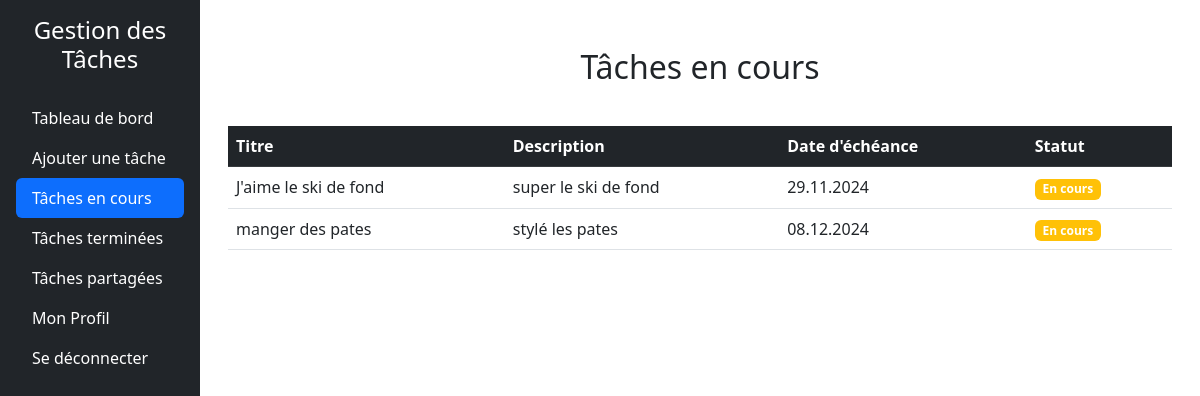
The page /taches_en_cours.php (signed in) on the database as committed earlier.
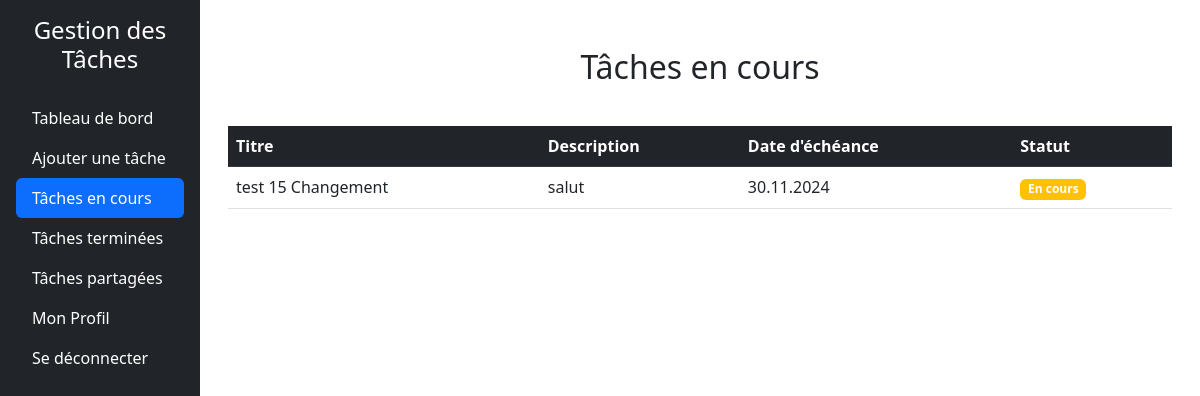
The same page on the database as committed later.
### tables this page shows
CREATE TABLE tasks (
        id INTEGER PRIMARY KEY AUTOINCREMENT,
        userId INTEGER NOT NULL,
        titre TEXT NOT NULL,
        description TEXT DEFAULT NULL,
        dateEcheance DATE DEFAULT NULL,
        statut TEXT CHECK(statut IN ('a_faire', 'en_cours', 'termine')) DEFAULT 'a_faire',
        createdAt TIMESTAMP DEFAULT CURRENT_TIMESTAMP, 
        FOREIGN KEY (userId) REFERENCES users(id) ON DELETE CASCADE
    );

### src/dbManager/DbManagerCRUD.php (called while the page is built, shortened)
<?php
class DbManagerCRUD implements I_ApiCRUD
{
    private $db;
    public function __construct()
    {
        $config = parse_ini_file(__DIR__ . '/../config/db.ini');
        $dsn = $config['dsn'];
        $username = $config['username'];
        $password = $config['password'];
        $this->db = new \PDO($dsn, $username, $password);
    }
    public function rendPersonnes(string $email): array
    {
        $sql = "SELECT * FROM users WHERE email = :email;";
        $stmt = $this->db->prepare($sql);
        $stmt->bindParam(':email', $email, \PDO::PARAM_STR);
        try {
            $stmt->execute();
            $donnees = $stmt->fetchAll(\PDO::FETCH_ASSOC);
            $tabUsers = [];
            foreach ($donnees as $donneesUser) {
                $user = new Users(
                    $donneesUser["prenom"],
                    $donneesUser["nom"],
                    $donneesUser["email"],
                    $donneesUser["noTel"],
                    $donneesUser["motDePasse"],
                    $donneesUser["id"]
                );
                $tabUsers[] = $user;
            }
            return $tabUsers;
        } catch (\PDOException $e) {
            error_log("Erreur lors de la récupération des utilisateurs : " . $e->getMessage());
            return [];
        }
    }
public function getTasksByUserIdAndStatus($userId, $status) {
    try {
        $stmt = $this->db->prepare('
            SELECT t.id, t.titre, t.description, t.dateEcheance, t.statut
            FROM tasks t
            JOIN task_users tu ON t.id = tu.taskId
            WHERE tu.userId = :userId AND t.statut = :status
        ');
        $stmt->execute(['userId' => $userId, 'status' => $status]);
        $tasks = [];
        while ($taskData = $stmt->fetch(\PDO::FETCH_ASSOC)) {
            $task = new Task(
                $taskData['titre'],
                $taskData['description'],
                [],
                $taskData['dateEcheance'],
                $taskData['statut']
            );
            $tasks[] = $task;
        }
        return $tasks;
    } catch (\PDOException $e) {
        throw new \Exception("Erreur lors de la récupération des tâches : " . $e->getMessage());
    }
}
}

### Includes/functions.php (called while the page is built)
<?php
function getUserByEmail($email, $dbManager) {
    $userInfoArray = $dbManager->rendPersonnes($email);
    return !empty($userInfoArray) ? $userInfoArray[0] : null;
}
function getStatusBadgeClass(string $statut): string
{
    $badgeClasses = [
        'À faire' => 'bg-danger',
        'En cours' => 'bg-warning',
        'Terminé' => 'bg-success',
    ];
    return $badgeClasses[$statut] ?? 'bg-secondary';
}

### src/dbManager/Users.php (called while the page is built, shortened)
<?php
class Users {
    private $id;
    public function __construct(string $prenom, string $nom, string $email, string $noTel, string $motDePasse ,int $id = 0) {
        $this->id = $id;
    }
    public function rendId(): int {
        return (int)$this->id;
    }
}

### src/dbManager/Task.php (called while the page is built, shortened)
<?php
class Task
{
    private $titre;
    private $description;
    private $dateEcheance;
    private $statut;
    public function __construct(
        string $titre,
        string $description = null,
        array $userIds = null,
        string $dateEcheance = null,
        string $statut = 'a_faire',
        int $id = 0,
    ) {
        $this->titre = $titre;
        $this->description = $description;
        $this->dateEcheance = $dateEcheance;
        $this->statut = $statut;
    }
    private function isValidDate(string $date): bool
    {
        $d = DateTime::createFromFormat('Y-m-d', $date);
        return $d && $d->format('Y-m-d') === $date;
    }
    public function rendTitre(): string
    {
        return $this->titre;
    }
    public function rendDescription(): ?string
    {
        return $this->description;
    }
    public function getFormattedDateEcheance(): ?string
    {
        if ($this->dateEcheance) {
            $d = DateTime::createFromFormat('Y-m-d', $this->dateEcheance);
            return $d ? $d->format('d.m.Y') : null;
        }
        return null;
    }
    public function getFormattedStatut(): string
    {
        $statutTraduction = [
            'a_faire' => 'À faire',
            'en_cours' => 'En cours',
            'termine' => 'Terminé',
        ];
        return $statutTraduction[$this->statut] ?? 'Inconnu';
    }
}

### taches_en_cours.php (the view, shortened to what this page needs)
<?php
require_once 'includes/functions.php';
$dbManager = new DbManagerCRUD();
$email = $_SESSION['email_user'];
$userInfo = getUserByEmail($email, $dbManager);
$userId = $userInfo->rendId();
$tachesEnCours = $dbManager->getTasksByUserIdAndStatus($userId, 'en_cours');
?>
<!DOCTYPE html>
<html lang="fr">
<head>
    <link href="https://cdn.jsdelivr.net/npm/bootstrap@5.3.0-alpha3/dist/css/bootstrap.min.css" rel="stylesheet">
    <link href="style/styleSheet.css" rel="stylesheet">
</head>
<body>
    <div class="d-flex">
        <?php include 'includes/sidebar.php'; ?>
        <div class="container mt-5">
        <h2 class="text-center mb-4">Tâches en cours</h2>
            <?php if (empty($tachesEnCours)): ?>
                <p>Aucune tâche en cours pour le moment.</p>
            <?php else: ?>
                <div class="table-responsive p-3">
                    <table class="table table-hover">
                            <thead>
                                <tr class="table-dark">
                                    <th scope="col">Titre</th>
                                    <th scope="col">Description</th>
                                    <th scope="col">Date d'échéance</th>
                                    <th scope="col">Statut</th>
                                </tr>
                            </thead>
                            <tbody>
                                <?php foreach ($tachesEnCours as $task): ?>
                                    <tr>
                                        <td scope="row"><?php echo htmlspecialchars($task->rendTitre()); ?></td>
                                        <td class="text-truncate" style="max-width: 200px; overflow: hidden; white-space: nowrap;"><?php echo htmlspecialchars($task->rendDescription()); ?></td>
                                        <td><?php echo htmlspecialchars($task->getFormattedDateEcheance()); ?></td>
                                        <td>
                                            <span class="badge <?php echo getStatusBadgeClass($task->getFormattedStatut()); ?> me-1">
                                                <?php echo htmlspecialchars($task->getFormattedStatut()); ?>
                                            </span>
                                        </td>
                                    </tr>
                                <?php endforeach; ?>
                            </tbody>
                        </table>
                </div>
            <?php endif; ?>
        </div>
    </div>
</body>
</html>

### Includes/sidebar.php (shortened to what this page needs)
<div class="col-md-3 col-lg-2 bg-dark text-white p-3" style="height: 100vh;">
    <h4 class="text-center mb-4">Gestion des Tâches</h4>
    <ul class="nav nav-pills flex-column mb-auto">
        <li class="nav-item">
            <a href="dashboard.php" class="nav-link text-white <?= basename($_SERVER['PHP_SELF']) == 'dashboard.php' ? 'active' : '' ?>">
                Tableau de bord
            </a>
        </li>
        <li>
            <a href="ajouter_tache.php" class="nav-link text-white <?= basename($_SERVER['PHP_SELF']) == 'ajouter_tache.php' ? 'active' : '' ?>">
                Ajouter une tâche
            </a>
        </li>
        <li>
            <a href="taches_en_cours.php" class="nav-link text-white <?= basename($_SERVER['PHP_SELF']) == 'taches_en_cours.php' ? 'active' : '' ?>">
                Tâches en cours
            </a>
        </li>
        <li>
            <a href="taches_terminees.php" class="nav-link text-white <?= basename($_SERVER['PHP_SELF']) == 'taches_terminees.php' ? 'active' : '' ?>">
                Tâches terminées
            </a>
        </li>
        <li>
            <a href="taches_partage.php" class="nav-link text-white <?= basename($_SERVER['PHP_SELF']) == 'taches_partage.php' ? 'active' : '' ?>">
                Tâches partagées
            </a>
        </li>
        <li>
            <a href="profile.php" class="nav-link text-white <?= basename($_SERVER['PHP_SELF']) == 'profile.php' ? 'active' : '' ?>">
                Mon Profil
            </a>
        </li>
        <li>
            <a href="logout.php" class="nav-link text-white">
                Se déconnecter
            </a>
        </li>
    </ul>
</div>

Rows that differ between the two databases and show on the page:
removed tasks: titre "J'aime le ski de fond", description "super le ski de fond", dateEcheance "29.11.2024", statut "En cours"
removed tasks: titre "manger des pates", description "stylé les pates", dateEcheance "08.12.2024", statut "En cours"
added tasks: titre "test 15 Changement", description "salut", dateEcheance "30.11.2024", statut "En cours"
